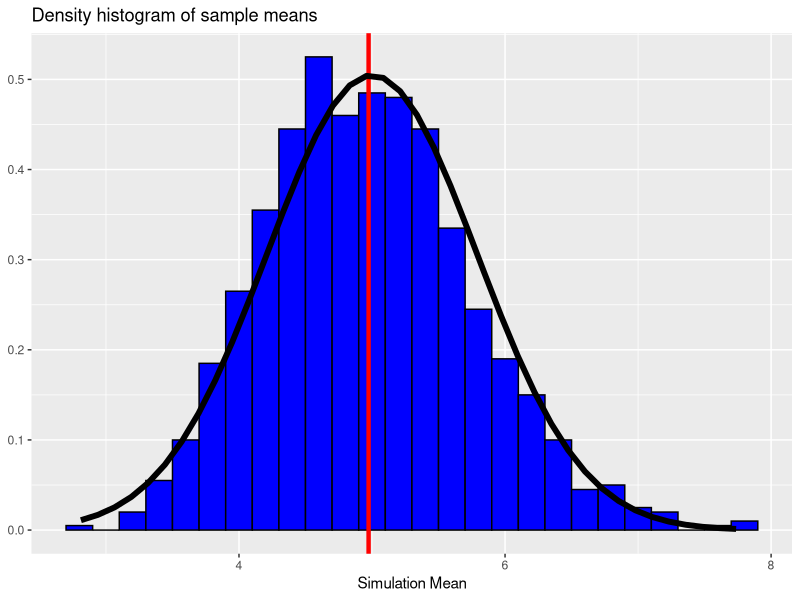

Generate this figure with R:
## ---- chunk 1
knitr::opts_chunk$set(echo = TRUE)
## ---- chunk 2
set.seed(1234)
## ---- chunk 3
lambda <- 0.2
n <- 40
sims <- 1000

mu <- 1/lambda
sd <- 1/lambda
## ---- chunk 4
sample.distr <- matrix(data = rexp(n*sims,lambda), nrow = sims)
## ---- chunk 5
sample.means <- apply(sample.distr, 1, mean)
## ---- chunk 6
mu; mean(sample.means)
## ---- chunk 7
abs(mu-mean(sample.means))
## ---- chunk 8
sample.mean.var <- var(sample.means)
sample.mean.var
## ---- chunk 9
theoretical.var <- 1/((lambda*sqrt(n)))^2
## ---- chunk 10
theoretical.var; sample.mean.var
## ---- chunk 11
abs(theoretical.var-sample.mean.var)
## ---- chunk 12
library(ggplot2)

ggplot(data.frame(y = sample.means), aes (x = y)) +
  geom_histogram(aes(y =..density..), binwidth = 0.2, fill = "blue", color = "black") +
  geom_vline(xintercept = mean(sample.means), color = "red", size = 1.5) +
  stat_function(fun = dnorm, n = 40, args = list(mean = 1/lambda, sd = 1/(lambda*sqrt(n))), size = 2) +
  labs(title = "Density histogram of sample means",
       x = "Simulation Mean",
       y = NULL)
